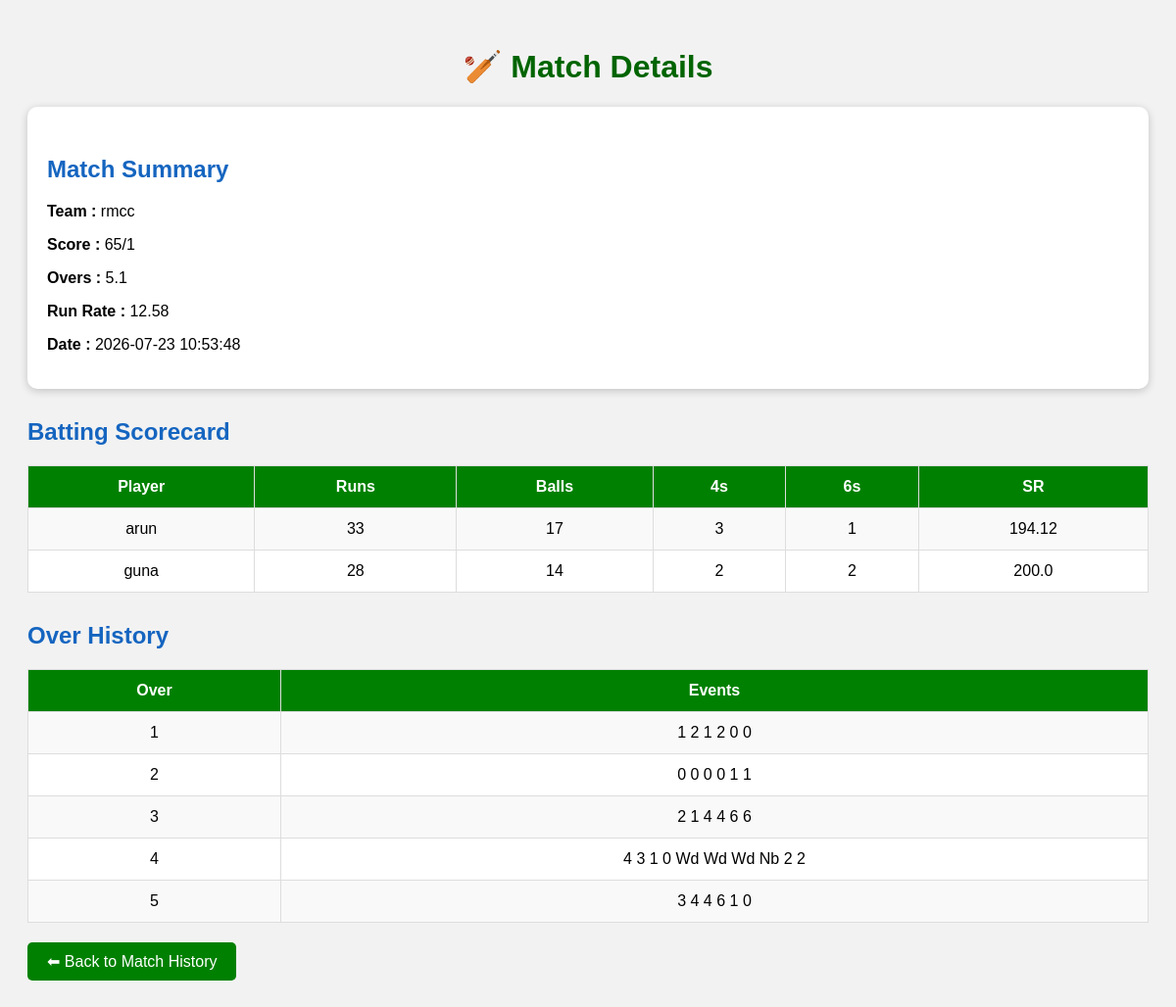
Screenshot of /match/3 with the database file from the repository.
### tables this page shows
CREATE TABLE matches(

        id INTEGER PRIMARY KEY AUTOINCREMENT,

        team_name TEXT,

        total_score INTEGER,

        wickets INTEGER,

        total_overs TEXT,

        run_rate REAL,

        created_at TIMESTAMP DEFAULT CURRENT_TIMESTAMP

    );

CREATE TABLE batsmen(

        id INTEGER PRIMARY KEY AUTOINCREMENT,

        match_id INTEGER,

        player_name TEXT,

        runs INTEGER,

        balls INTEGER,

        fours INTEGER,

        sixes INTEGER,

        strike_rate REAL,

        FOREIGN KEY(match_id) REFERENCES matches(id)

    );

CREATE TABLE over_history(

        id INTEGER PRIMARY KEY AUTOINCREMENT,

        match_id INTEGER,

        over_number INTEGER,

        ball_number INTEGER,

        event TEXT,

        FOREIGN KEY(match_id) REFERENCES matches(id)

    );

### app.py (the view)
@app.route("/match/<int:match_id>")
def match_details(match_id):
    matches = get_all_matches()
    match = None
    for m in matches:
        if m[0] == match_id:
            match = m
            break
    if match is None:
        return "Match Not Found", 404
    batsmen = get_batsmen(match_id)
    overs = get_over_history(match_id)
    return render_template(
        "match_details.html",
        match=match,
        batsmen=batsmen,
        overs=overs
    )

### database.py (called while the page is built)
def get_all_matches():
    conn = sqlite3.connect(DATABASE)
    cursor = conn.cursor()
    cursor.execute("""

    SELECT *

    FROM matches

    ORDER BY id DESC

    """)
    matches = cursor.fetchall()
    conn.close()
    return matches

def get_batsmen(match_id):
    conn = sqlite3.connect(DATABASE)
    cursor = conn.cursor()
    cursor.execute("""

    SELECT *

    FROM batsmen

    WHERE match_id=?

    """,
    (match_id,))
    players = cursor.fetchall()
    conn.close()
    return players

def get_over_history(match_id):
    conn = sqlite3.connect(DATABASE)
    cursor = conn.cursor()
    cursor.execute("""

    SELECT *

    FROM over_history

    WHERE match_id=?

    ORDER BY over_number

    """,
    (match_id,))
    overs = cursor.fetchall()
    conn.close()
    return overs

### templates/match_details.html (shortened to what this page needs)
<!DOCTYPE html>
<html lang="en">
<head>
</head>
<body>
<h1>🏏 Match Details</h1>
<div class="card">
    <h2>Match Summary</h2>
    <p><b>Team :</b> {{ match[1] }}</p>
    <p><b>Score :</b> {{ match[2] }}/{{ match[3] }}</p>
    <p><b>Overs :</b> {{ match[4] }}</p>
    <p><b>Run Rate :</b> {{ match[5] }}</p>
    <p><b>Date :</b> {{ match[6] }}</p>
</div>
<h2>Batting Scorecard</h2>
<table>
<tr>
<th>Player</th>
<th>Runs</th>
<th>Balls</th>
<th>4s</th>
<th>6s</th>
<th>SR</th>
</tr>
{% for player in batsmen %}
<tr>
<td>{{ player[2] }}</td>
<td>{{ player[3] }}</td>
<td>{{ player[4] }}</td>
<td>{{ player[5] }}</td>
<td>{{ player[6] }}</td>
<td>{{ player[7] }}</td>
</tr>
{% endfor %}
</table>
<h2>Over History</h2>
<table>
<tr>
<th>Over</th>
<th>Events</th>
</tr>
{% for over in overs %}
<tr>
<td>{{ over[2] }}</td>
<td>{{ over[4] }}</td>
</tr>
{% endfor %}
</table>
<a href="/history" class="btn">⬅ Back to Match History</a>
</body>
</html>

### templates/match_details.html (style rules this page uses)
body { font-family:Arial,Helvetica,sans-serif; background:#f2f2f2; padding:20px; }
h1 { text-align:center; color:darkgreen; }
h2 { margin-top:30px; color:#1565c0; }
table { width:100%; border-collapse:collapse; margin-top:15px; background:white; }
th,td { border:1px solid #ddd; padding:12px; text-align:center; }
th { background:green; color:white; }
tr:nth-child(even) { background:#f9f9f9; }
.card { background:white; padding:20px; margin-top:20px; border-radius:10px; box-shadow:0 2px 8px rgba(0,0,0,.2); }
.btn { display:inline-block; margin-top:20px; padding:10px 20px; background:green; color:white; text-decoration:none; border-radius:5px; }

### rows the page displays
matches: team_name "rmcc", total_score "65", wickets "1", total_overs "5.1", run_rate "12.58", created_at "2026-07-23 10:53:48"
batsmen: player_name "arun", runs "33", balls "17", fours "3", sixes "1", strike_rate "194.12"
batsmen: player_name "guna", runs "28", balls "14", fours "2", sixes "2", strike_rate "200.0"
over_history: over_number "1", event "1 2 1 2 0 0"
over_history: over_number "2", event "0 0 0 0 1 1"
over_history: over_number "3", event "2 1 4 4 6 6"
over_history: over_number "4", event "4 3 1 0 Wd Wd Wd Nb 2 2"
over_history: over_number "5", event "3 4 4 6 1 0"
